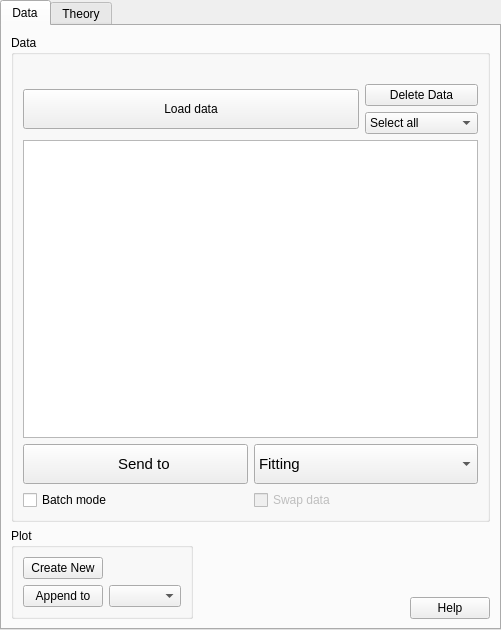
<?xml version="1.0" encoding="UTF-8"?>
<ui version="4.0">
 <class>DataLoadWidget</class>
 <widget class="QTabWidget" name="DataLoadWidget">
  <property name="geometry">
   <rect>
    <x>0</x>
    <y>0</y>
    <width>501</width>
    <height>630</height>
   </rect>
  </property>
  <property name="sizePolicy">
   <sizepolicy hsizetype="Preferred" vsizetype="Preferred">
    <horstretch>0</horstretch>
    <verstretch>5</verstretch>
   </sizepolicy>
  </property>
  <property name="windowTitle">
   <string>TabWidget</string>
  </property>
  <property name="windowIcon">
   <iconset>
    <normaloff>:/res/ball.ico</normaloff>:/res/ball.ico</iconset>
  </property>
  <property name="currentIndex">
   <number>0</number>
  </property>
  <widget class="QWidget" name="dataTab">
   <attribute name="title">
    <string>Data</string>
   </attribute>
   <layout class="QGridLayout" name="gridLayout_9">
    <item row="0" column="0">
     <widget class="QGroupBox" name="groupBox">
      <property name="title">
       <string>Data</string>
      </property>
      <layout class="QVBoxLayout" name="verticalLayout">
       <item>
        <spacer name="horizontalSpacer_7">
         <property name="orientation">
          <enum>Qt::Horizontal</enum>
         </property>
         <property name="sizeHint" stdset="0">
          <size>
           <width>92</width>
           <height>20</height>
          </size>
         </property>
        </spacer>
       </item>
       <item>
        <layout class="QGridLayout" name="gridLayout">
         <item row="0" column="0" rowspan="2">
          <widget class="QPushButton" name="cmdLoad">
           <property name="sizePolicy">
            <sizepolicy hsizetype="MinimumExpanding" vsizetype="Fixed">
             <horstretch>0</horstretch>
             <verstretch>5</verstretch>
            </sizepolicy>
           </property>
           <property name="minimumSize">
            <size>
             <width>120</width>
             <height>40</height>
            </size>
           </property>
           <property name="baseSize">
            <size>
             <width>100</width>
             <height>50</height>
            </size>
           </property>
           <property name="toolTip">
            <string>&lt;html&gt;&lt;head/&gt;&lt;body&gt;&lt;p&gt;&lt;span style=&quot; font-size:8pt;&quot;&gt;Load a file with data&lt;/span&gt;&lt;/p&gt;&lt;/body&gt;&lt;/html&gt;</string>
           </property>
           <property name="styleSheet">
            <string notr="true">font: 11pt &quot;MS Shell Dlg 2&quot;;</string>
           </property>
           <property name="text">
            <string>Load data</string>
           </property>
           <property name="icon">
            <iconset>
             <normaloff>:/res/down-grey.png</normaloff>:/res/down-grey.png</iconset>
           </property>
           <property name="iconSize">
            <size>
             <width>32</width>
             <height>32</height>
            </size>
           </property>
           <property name="shortcut">
            <string>Ctrl+R</string>
           </property>
          </widget>
         </item>
         <item row="0" column="1">
          <widget class="QPushButton" name="cmdDeleteData">
           <property name="text">
            <string>Delete Data</string>
           </property>
          </widget>
         </item>
         <item row="1" column="1">
          <widget class="QComboBox" name="cbSelect">
           <property name="sizePolicy">
            <sizepolicy hsizetype="Minimum" vsizetype="Fixed">
             <horstretch>0</horstretch>
             <verstretch>0</verstretch>
            </sizepolicy>
           </property>
           <item>
            <property name="text">
             <string>Select all</string>
            </property>
           </item>
           <item>
            <property name="text">
             <string>Unselect all</string>
            </property>
           </item>
           <item>
            <property name="text">
             <string>Select all 1D</string>
            </property>
           </item>
           <item>
            <property name="text">
             <string>Unselect all 1D</string>
            </property>
           </item>
           <item>
            <property name="text">
             <string>Select all 2D</string>
            </property>
           </item>
           <item>
            <property name="text">
             <string>Unselect all 2D</string>
            </property>
           </item>
          </widget>
         </item>
        </layout>
       </item>
       <item>
        <widget class="QTreeView" name="treeView">
         <property name="contextMenuPolicy">
          <enum>Qt::DefaultContextMenu</enum>
         </property>
         <property name="acceptDrops">
          <bool>true</bool>
         </property>
         <property name="editTriggers">
          <set>QAbstractItemView::NoEditTriggers</set>
         </property>
         <property name="dragEnabled">
          <bool>true</bool>
         </property>
         <property name="dragDropOverwriteMode">
          <bool>true</bool>
         </property>
         <property name="dragDropMode">
          <enum>QAbstractItemView::DropOnly</enum>
         </property>
         <property name="defaultDropAction">
          <enum>Qt::CopyAction</enum>
         </property>
         <property name="selectionMode">
          <enum>QAbstractItemView::ExtendedSelection</enum>
         </property>
         <attribute name="headerVisible">
          <bool>false</bool>
         </attribute>
        </widget>
       </item>
       <item>
        <layout class="QHBoxLayout" name="horizontalLayout">
         <item>
          <layout class="QGridLayout" name="gridLayout_2">
           <item row="0" column="0">
            <widget class="QToolButton" name="cmdSendTo">
             <property name="sizePolicy">
              <sizepolicy hsizetype="MinimumExpanding" vsizetype="Fixed">
               <horstretch>0</horstretch>
               <verstretch>5</verstretch>
              </sizepolicy>
             </property>
             <property name="minimumSize">
              <size>
               <width>145</width>
               <height>40</height>
              </size>
             </property>
             <property name="baseSize">
              <size>
               <width>100</width>
               <height>50</height>
              </size>
             </property>
             <property name="font">
              <font>
               <family>MS Shell Dlg 2</family>
               <pointsize>11</pointsize>
               <weight>50</weight>
               <italic>false</italic>
               <bold>false</bold>
              </font>
             </property>
             <property name="toolTip">
              <string>&lt;html&gt;&lt;head/&gt;&lt;body&gt;&lt;p&gt;&lt;span style=&quot; font-size:8pt;&quot;&gt;Send data to a new tab&lt;/span&gt;&lt;/p&gt;&lt;/body&gt;&lt;/html&gt;</string>
             </property>
             <property name="styleSheet">
              <string notr="true"/>
             </property>
             <property name="text">
              <string>    Send to</string>
             </property>
             <property name="icon">
              <iconset>
               <normaloff>:/res/right-grey.png</normaloff>:/res/right-grey.png</iconset>
             </property>
             <property name="iconSize">
              <size>
               <width>32</width>
               <height>32</height>
              </size>
             </property>
             <property name="toolButtonStyle">
              <enum>Qt::ToolButtonTextBesideIcon</enum>
             </property>
            </widget>
           </item>
           <item row="0" column="1">
            <widget class="QComboBox" name="cbFitting">
             <property name="sizePolicy">
              <sizepolicy hsizetype="MinimumExpanding" vsizetype="Ignored">
               <horstretch>0</horstretch>
               <verstretch>0</verstretch>
              </sizepolicy>
             </property>
             <property name="font">
              <font>
               <pointsize>11</pointsize>
              </font>
             </property>
             <property name="sizeAdjustPolicy">
              <enum>QComboBox::AdjustToContents</enum>
             </property>
             <item>
              <property name="text">
               <string>Fitting</string>
              </property>
             </item>
             <item>
              <property name="text">
               <string>Pr inversion</string>
              </property>
             </item>
             <item>
              <property name="text">
               <string>Invariant</string>
              </property>
             </item>
            </widget>
           </item>
           <item row="1" column="0">
            <widget class="QCheckBox" name="chkBatch">
             <property name="text">
              <string>Batch mode</string>
             </property>
            </widget>
           </item>
           <item row="1" column="1">
            <widget class="QCheckBox" name="chkSwap">
             <property name="enabled">
              <bool>false</bool>
             </property>
             <property name="text">
              <string>Swap data</string>
             </property>
            </widget>
           </item>
          </layout>
         </item>
        </layout>
       </item>
      </layout>
     </widget>
    </item>
    <item row="1" column="0">
     <layout class="QHBoxLayout" name="horizontalLayout_2">
      <item>
       <layout class="QGridLayout" name="gridLayout_6">
        <item row="0" column="0">
         <widget class="QGroupBox" name="groupBox_3">
          <property name="title">
           <string>Plot</string>
          </property>
          <property name="flat">
           <bool>false</bool>
          </property>
          <property name="checkable">
           <bool>false</bool>
          </property>
          <layout class="QGridLayout" name="gridLayout_3">
           <item row="0" column="0">
            <widget class="QPushButton" name="cmdNew">
             <property name="text">
              <string>Create New</string>
             </property>
            </widget>
           </item>
           <item row="1" column="0">
            <widget class="QPushButton" name="cmdAppend">
             <property name="text">
              <string>Append to</string>
             </property>
            </widget>
           </item>
           <item row="1" column="1">
            <widget class="QComboBox" name="cbgraph">
             <property name="sizePolicy">
              <sizepolicy hsizetype="Minimum" vsizetype="Fixed">
               <horstretch>0</horstretch>
               <verstretch>0</verstretch>
              </sizepolicy>
             </property>
             <property name="sizeAdjustPolicy">
              <enum>QComboBox::AdjustToContents</enum>
             </property>
            </widget>
           </item>
          </layout>
         </widget>
        </item>
        <item row="0" column="1">
         <spacer name="horizontalSpacer_3">
          <property name="orientation">
           <enum>Qt::Horizontal</enum>
          </property>
          <property name="sizeHint" stdset="0">
           <size>
            <width>103</width>
            <height>48</height>
           </size>
          </property>
         </spacer>
        </item>
       </layout>
      </item>
      <item alignment="Qt::AlignBottom">
       <widget class="QPushButton" name="cmdHelp">
        <property name="text">
         <string>Help</string>
        </property>
       </widget>
      </item>
     </layout>
    </item>
   </layout>
  </widget>
  <widget class="QWidget" name="theoryTab">
   <attribute name="title">
    <string>Theory</string>
   </attribute>
   <layout class="QGridLayout" name="gridLayout_8">
    <item row="0" column="0">
     <widget class="QGroupBox" name="groupBox_2">
      <property name="title">
       <string>Theory</string>
      </property>
      <layout class="QGridLayout" name="gridLayout_4">
       <item row="0" column="0">
        <layout class="QHBoxLayout" name="horizontalLayout_3">
         <item>
          <widget class="QPushButton" name="cmdFreeze">
           <property name="text">
            <string>Freeze Theory</string>
           </property>
          </widget>
         </item>
         <item>
          <spacer name="horizontalSpacer_5">
           <property name="orientation">
            <enum>Qt::Horizontal</enum>
           </property>
           <property name="sizeHint" stdset="0">
            <size>
             <width>218</width>
             <height>20</height>
            </size>
           </property>
          </spacer>
         </item>
         <item>
          <widget class="QPushButton" name="cmdDeleteTheory">
           <property name="text">
            <string>Delete</string>
           </property>
          </widget>
         </item>
        </layout>
       </item>
       <item row="1" column="0">
        <widget class="QTreeView" name="freezeView">
         <property name="selectionMode">
          <enum>QAbstractItemView::ExtendedSelection</enum>
         </property>
         <attribute name="headerVisible">
          <bool>false</bool>
         </attribute>
        </widget>
       </item>
      </layout>
     </widget>
    </item>
    <item row="1" column="0">
     <layout class="QGridLayout" name="gridLayout_5">
      <item row="0" column="0">
       <widget class="QGroupBox" name="groupBox_4">
        <property name="title">
         <string>Plot</string>
        </property>
        <layout class="QGridLayout" name="gridLayout_7">
         <item row="0" column="0">
          <widget class="QPushButton" name="cmdNew_2">
           <property name="text">
            <string>Create New</string>
           </property>
          </widget>
         </item>
         <item row="1" column="0">
          <widget class="QPushButton" name="cmdAppend_2">
           <property name="text">
            <string>Append to</string>
           </property>
          </widget>
         </item>
         <item row="1" column="1">
          <widget class="QComboBox" name="cbgraph_2">
           <property name="sizePolicy">
            <sizepolicy hsizetype="Minimum" vsizetype="Fixed">
             <horstretch>0</horstretch>
             <verstretch>0</verstretch>
            </sizepolicy>
           </property>
           <property name="sizeAdjustPolicy">
            <enum>QComboBox::AdjustToContents</enum>
           </property>
           <item>
            <property name="text">
             <string>Graph1</string>
            </property>
           </item>
          </widget>
         </item>
        </layout>
       </widget>
      </item>
      <item row="0" column="1">
       <spacer name="horizontalSpacer_4">
        <property name="orientation">
         <enum>Qt::Horizontal</enum>
        </property>
        <property name="sizeHint" stdset="0">
         <size>
          <width>108</width>
          <height>111</height>
         </size>
        </property>
       </spacer>
      </item>
      <item row="0" column="2" alignment="Qt::AlignBottom">
       <widget class="QPushButton" name="cmdHelp_2">
        <property name="text">
         <string>Help</string>
        </property>
       </widget>
      </item>
     </layout>
    </item>
   </layout>
  </widget>
  <action name="actionDataInfo">
   <property name="text">
    <string>Data Info</string>
   </property>
  </action>
  <action name="actionSaveAs">
   <property name="text">
    <string>Save As</string>
   </property>
  </action>
  <action name="actionQuickPlot">
   <property name="text">
    <string>Quick Plot</string>
   </property>
  </action>
  <action name="actionQuick3DPlot">
   <property name="text">
    <string>Quick 3DPlot (slow)</string>
   </property>
  </action>
  <action name="actionEditMask">
   <property name="text">
    <string>Edit Mask</string>
   </property>
  </action>
  <action name="actionDelete">
   <property name="text">
    <string>Delete</string>
   </property>
  </action>
  <action name="actionFreezeResults">
   <property name="text">
    <string>Freeze Results</string>
   </property>
  </action>
  <action name="actionSelect">
   <property name="text">
    <string>Select items</string>
   </property>
  </action>
  <action name="actionDeselect">
   <property name="text">
    <string>Deselect items</string>
   </property>
  </action>
  <action name="actionChangeName">
   <property name="text">
    <string>Change Name</string>
   </property>
   <property name="toolTip">
    <string>Change Display Name</string>
   </property>
  </action>
 </widget>
 <resources/>
 <connections/>
</ui>
